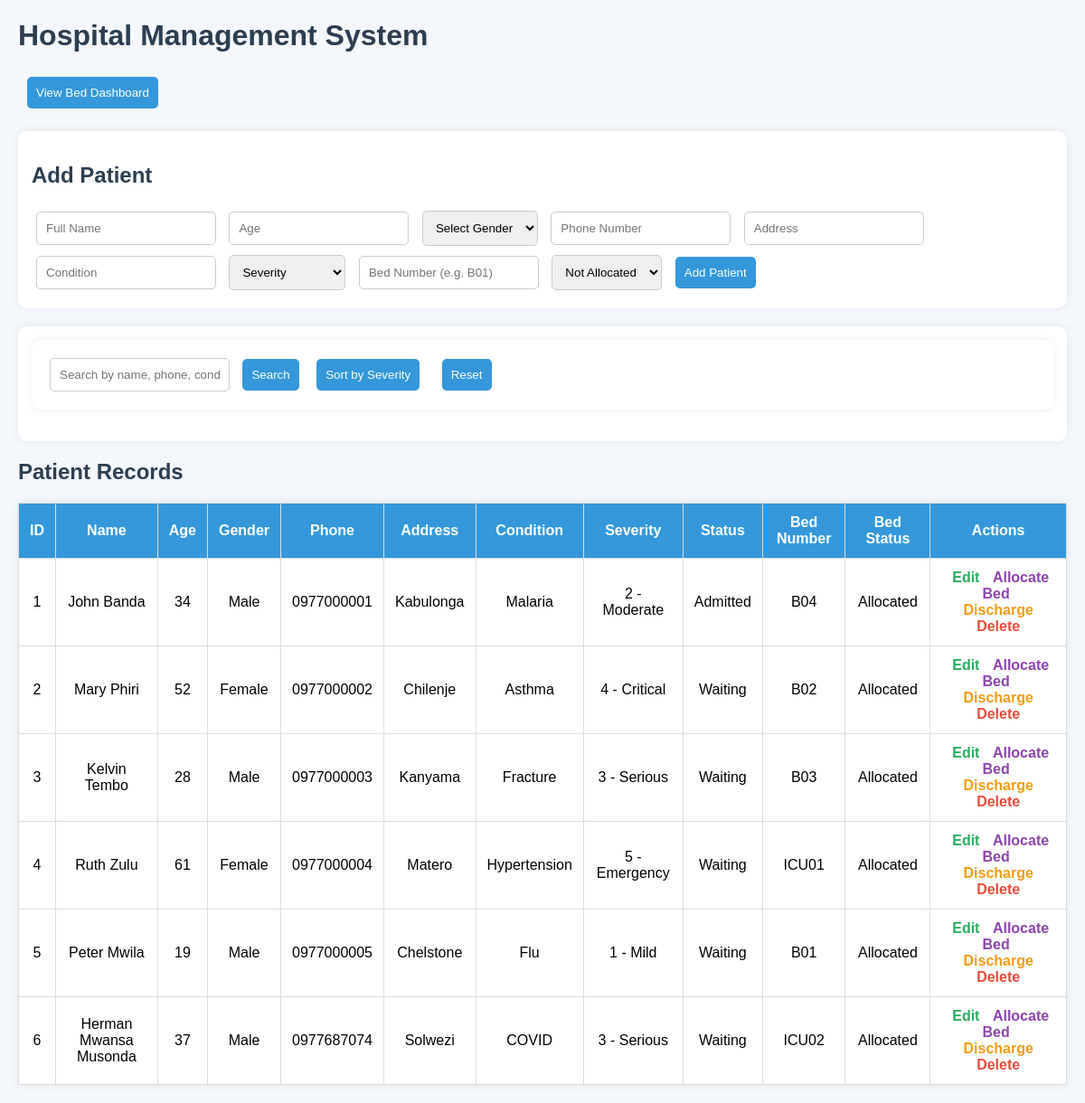
The page / on the database its author committed.
### tables this page shows
CREATE TABLE patients (
        id INTEGER PRIMARY KEY AUTOINCREMENT,
        name TEXT NOT NULL,
        age INTEGER NOT NULL,
        gender TEXT NOT NULL,
        phone TEXT NOT NULL,
        address TEXT NOT NULL,
        condition TEXT NOT NULL,
        severity INTEGER NOT NULL,
        status TEXT NOT NULL,
        bed_number TEXT,
        bed_status TEXT
    );

### app.py (the view)
@app.route('/')
def index():
    patients = get_all_patients()
    return render_template('index.html', patients=patients, severity_label=severity_label)

### app.py (called while the page is built)
def severity_label(severity):
    severity = int(severity)
    labels = {
        1: "1 - Mild",
        2: "2 - Moderate",
        3: "3 - Serious",
        4: "4 - Critical",
        5: "5 - Emergency"
    }
    return labels.get(severity, str(severity))

### database.py (called while the page is built)
def get_connection():
    conn = sqlite3.connect(DB_NAME)
    conn.row_factory = sqlite3.Row
    return conn

def get_all_patients():
    conn = get_connection()
    cursor = conn.cursor()
    cursor.execute("SELECT * FROM patients")
    patients = cursor.fetchall()
    conn.close()
    return [dict(patient) for patient in patients]

### templates/index.html (shortened to what this page needs)
<!DOCTYPE html>
<html lang="en">
<head>
</head>
<body>
    <h1>Hospital Management System</h1>
    <div class="top-actions">
        <a href="/beds"><button type="button">View Bed Dashboard</button></a>
    </div>
    <form action="/add" method="POST">
        <h2>Add Patient</h2>
        <input type="text" name="name" placeholder="Full Name" required>
        <input type="number" name="age" placeholder="Age" required>
        <select name="gender" required>
            <option value="">Select Gender</option>
        </select>
        <input type="text" name="phone" placeholder="Phone Number" required>
        <input type="text" name="address" placeholder="Address" required>
        <input type="text" name="condition" placeholder="Condition" required>
        <select name="severity" required>
            <option value="">Severity</option>
        </select>
        <input type="text" name="bed_number" placeholder="Bed Number (e.g. B01)">
        <select name="bed_status">
            <option value="Not Allocated">Not Allocated</option>
        </select>
        <button type="submit">Add Patient</button>
    </form>
    <div class="search-box">
        <form action="/search" method="GET">
            <input type="text" name="keyword" placeholder="Search by name, phone, condition, gender, bed number">
            <button type="submit">Search</button>
            <a href="/sort"><button type="button">Sort by Severity</button></a>
            <a href="/"><button type="button">Reset</button></a>
        </form>
    </div>
    <h2>Patient Records</h2>
    <table>
        <tr>
            <th>ID</th>
            <th>Name</th>
            <th>Age</th>
            <th>Gender</th>
            <th>Phone</th>
            <th>Address</th>
            <th>Condition</th>
            <th>Severity</th>
            <th>Status</th>
            <th>Bed Number</th>
            <th>Bed Status</th>
            <th>Actions</th>
        </tr>
        {% for patient in patients %}
        <tr>
            <td>{{ patient.id }}</td>
            <td>{{ patient.name }}</td>
            <td>{{ patient.age }}</td>
            <td>{{ patient.gender }}</td>
            <td>{{ patient.phone }}</td>
            <td>{{ patient.address }}</td>
            <td>{{ patient.condition }}</td>
            <td>{{ severity_label(patient.severity) }}</td>
            <td>{{ patient.status }}</td>
            <td>{{ patient.bed_number }}</td>
            <td>{{ patient.bed_status }}</td>
            <td>
                <a class="edit-link" href="/edit/{{ patient.id }}">Edit</a>
                <a class="bed-link" href="/allocate-bed/{{ patient.id }}">Allocate Bed</a>
                {% if patient.status != 'Discharged' %}
                <a class="discharge-link" href="/discharge/{{ patient.id }}" onclick="return confirm('Discharge this patient?')">Discharge</a>
                {% endif %}
                <a class="delete-link" href="/delete/{{ patient.id }}" onclick="return confirm('Delete this patient record completely?')">Delete</a>
            </td>
        </tr>
        {% endfor %}
    </table>
</body>
</html>

### templates/index.html (style rules this page uses)
body { font-family: Arial, sans-serif; margin: 20px; background: #f4f7fb; }
h1, h2 { color: #2c3e50; }
form, .search-box { background: white; padding: 15px; border-radius: 10px; margin-bottom: 20px; box-shadow: 0 0 10px rgba(0,0,0,0.08); }
input, select, button { margin: 5px; padding: 10px; border-radius: 5px; border: 1px solid #ccc; }
button { background: #3498db; color: white; border: none; cursor: pointer; }
table { width: 100%; border-collapse: collapse; background: white; box-shadow: 0 0 10px rgba(0,0,0,0.08); }
th, td { padding: 12px; border: 1px solid #ddd; text-align: center; }
th { background: #3498db; color: white; }
a { text-decoration: none; margin: 0 5px; font-weight: bold; }
.edit-link { color: #27ae60; }
.delete-link { color: #e74c3c; }
.discharge-link { color: #f39c12; }
.bed-link { color: #8e44ad; }
.top-actions { margin-bottom: 20px; }

### rows shown on the page
patients: id "1", name "John Banda", age "34", gender "Male", phone "0977000001", address "Kabulonga", condition "Malaria", severity "2 - Moderate", status "Admitted", bed_number "B04", bed_status "Allocated"
patients: id "2", name "Mary Phiri", age "52", gender "Female", phone "0977000002", address "Chilenje", condition "Asthma", severity "4 - Critical", status "Waiting", bed_number "B02", bed_status "Allocated"
patients: id "3", name "Kelvin Tembo", age "28", gender "Male", phone "0977000003", address "Kanyama", condition "Fracture", severity "3 - Serious", status "Waiting", bed_number "B03", bed_status "Allocated"
patients: id "4", name "Ruth Zulu", age "61", gender "Female", phone "0977000004", address "Matero", condition "Hypertension", severity "5 - Emergency", status "Waiting", bed_number "ICU01", bed_status "Allocated"
patients: id "5", name "Peter Mwila", age "19", gender "Male", phone "0977000005", address "Chelstone", condition "Flu", severity "1 - Mild", status "Waiting", bed_number "B01", bed_status "Allocated"
patients: id "6", name "Herman Mwansa Musonda", age "37", gender "Male", phone "0977687074", address "Solwezi", condition "COVID", severity "3 - Serious", status "Waiting", bed_number "ICU02", bed_status "Allocated"
